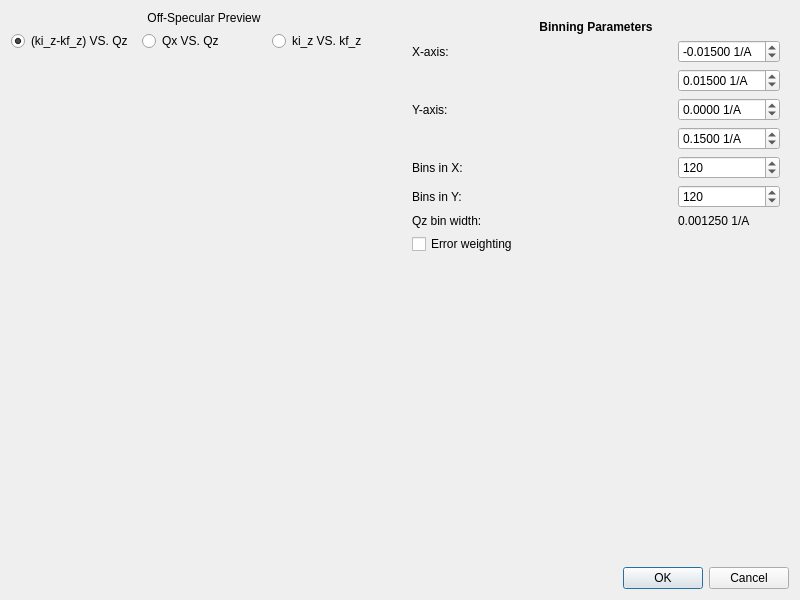
<?xml version="1.0" encoding="UTF-8"?>
<ui version="4.0">
 <class>Dialog</class>
 <widget class="QDialog" name="Dialog">
  <property name="geometry">
   <rect>
    <x>0</x>
    <y>0</y>
    <width>800</width>
    <height>600</height>
   </rect>
  </property>
  <property name="windowTitle">
   <string>QuickNXS - Off-Specular Binned Parameters</string>
  </property>
  <property name="windowIcon">
   <iconset resource="../icons/icons.qrc">
    <normaloff>:/General/logo.png</normaloff>:/General/logo.png</iconset>
  </property>
  <layout class="QVBoxLayout" name="verticalLayout_main">
   <item>
    <layout class="QHBoxLayout" name="horizontalLayout_main">
     <item>
      <layout class="QVBoxLayout" name="verticalLayout_plot">
       <item>
        <widget class="QLabel" name="label_preview">
         <property name="text">
          <string>Off-Specular Preview</string>
         </property>
         <property name="alignment">
          <set>Qt::AlignCenter</set>
         </property>
        </widget>
       </item>
       <item>
        <layout class="QHBoxLayout" name="horizontalLayout_plot_options">
         <item>
          <widget class="QRadioButton" name="kizmkfzVSqz">
           <property name="text">
            <string>(ki_z-kf_z) VS. Qz</string>
           </property>
           <property name="checked">
            <bool>true</bool>
           </property>
          </widget>
         </item>
         <item>
          <widget class="QRadioButton" name="qxVSqz">
           <property name="text">
            <string>Qx VS. Qz</string>
           </property>
          </widget>
         </item>
         <item>
          <widget class="QRadioButton" name="kizVSkfz">
           <property name="text">
            <string>ki_z VS. kf_z</string>
           </property>
          </widget>
         </item>
        </layout>
       </item>
       <item>
        <widget class="MPLWidget" name="plot" native="true">
         <property name="sizePolicy">
          <sizepolicy hsizetype="Expanding" vsizetype="Expanding">
           <horstretch>0</horstretch>
           <verstretch>0</verstretch>
          </sizepolicy>
         </property>
        </widget>
       </item>
      </layout>
     </item>
     <item>
      <widget class="QWidget" name="parameter_widget" native="true">
       <layout class="QGridLayout" name="gridLayout">
        <item row="0" column="0" colspan="2">
         <widget class="QLabel" name="label_title">
          <property name="text">
           <string>Binning Parameters</string>
          </property>
          <property name="alignment">
           <set>Qt::AlignCenter</set>
          </property>
          <property name="styleSheet">
           <string>font-weight: bold;</string>
          </property>
         </widget>
        </item>
        <item row="1" column="0">
         <widget class="QLabel" name="label_x_axis">
          <property name="text">
           <string>X-axis:</string>
          </property>
         </widget>
        </item>
        <item row="1" column="1">
         <widget class="QDoubleSpinBox" name="offspec_x_min">
          <property name="toolTip">
           <string>Minimum X-value of the rebinned output data</string>
          </property>
          <property name="suffix">
           <string> 1/A</string>
          </property>
          <property name="decimals">
           <number>5</number>
          </property>
          <property name="minimum">
           <double>-10.000000000000000</double>
          </property>
          <property name="maximum">
           <double>10.000000000000000</double>
          </property>
          <property name="singleStep">
           <double>0.005000000000000</double>
          </property>
          <property name="value">
           <double>-0.015000000000000</double>
          </property>
         </widget>
        </item>
        <item row="2" column="0">
         <spacer name="horizontalSpacer_1">
          <property name="orientation">
           <enum>Qt::Horizontal</enum>
          </property>
          <property name="sizeHint" stdset="0">
           <size>
            <width>40</width>
            <height>20</height>
           </size>
          </property>
         </spacer>
        </item>
        <item row="2" column="1">
         <widget class="QDoubleSpinBox" name="offspec_x_max">
          <property name="toolTip">
           <string>Maximum X-value of the rebinned output data</string>
          </property>
          <property name="suffix">
           <string> 1/A</string>
          </property>
          <property name="decimals">
           <number>5</number>
          </property>
          <property name="minimum">
           <double>-10.000000000000000</double>
          </property>
          <property name="maximum">
           <double>10.000000000000000</double>
          </property>
          <property name="singleStep">
           <double>0.005000000000000</double>
          </property>
          <property name="value">
           <double>0.015000000000000</double>
          </property>
         </widget>
        </item>
        <item row="3" column="0">
         <widget class="QLabel" name="label_y_axis">
          <property name="text">
           <string>Y-axis:</string>
          </property>
         </widget>
        </item>
        <item row="3" column="1">
         <widget class="QDoubleSpinBox" name="offspec_y_min">
          <property name="toolTip">
           <string>Minimum Y-value of the rebinned output data</string>
          </property>
          <property name="suffix">
           <string> 1/A</string>
          </property>
          <property name="decimals">
           <number>4</number>
          </property>
          <property name="minimum">
           <double>-1.000000000000000</double>
          </property>
          <property name="maximum">
           <double>10.000000000000000</double>
          </property>
          <property name="singleStep">
           <double>0.010000000000000</double>
          </property>
          <property name="value">
           <double>0.000000000000000</double>
          </property>
         </widget>
        </item>
        <item row="4" column="0">
         <spacer name="horizontalSpacer_2">
          <property name="orientation">
           <enum>Qt::Horizontal</enum>
          </property>
          <property name="sizeHint" stdset="0">
           <size>
            <width>40</width>
            <height>20</height>
           </size>
          </property>
         </spacer>
        </item>
        <item row="4" column="1">
         <widget class="QDoubleSpinBox" name="offspec_y_max">
          <property name="toolTip">
           <string>Maximum Y-value of the rebinned output data</string>
          </property>
          <property name="suffix">
           <string> 1/A</string>
          </property>
          <property name="decimals">
           <number>4</number>
          </property>
          <property name="minimum">
           <double>-1.000000000000000</double>
          </property>
          <property name="maximum">
           <double>10.000000000000000</double>
          </property>
          <property name="singleStep">
           <double>0.010000000000000</double>
          </property>
          <property name="value">
           <double>0.150000000000000</double>
          </property>
         </widget>
        </item>
        <item row="5" column="0">
         <widget class="QLabel" name="label_bins_x">
          <property name="text">
           <string>Bins in X:</string>
          </property>
         </widget>
        </item>
        <item row="5" column="1">
         <widget class="QSpinBox" name="offspec_bins_x">
          <property name="toolTip">
           <string>Enter the number of bins in X</string>
          </property>
          <property name="minimum">
           <number>1</number>
          </property>
          <property name="maximum">
           <number>1000</number>
          </property>
          <property name="singleStep">
           <number>10</number>
          </property>
          <property name="value">
           <number>120</number>
          </property>
         </widget>
        </item>
        <item row="6" column="0">
         <widget class="QLabel" name="label_bins_y">
          <property name="text">
           <string>Bins in Y:</string>
          </property>
         </widget>
        </item>
        <item row="6" column="1">
         <widget class="QSpinBox" name="offspec_bins_y">
          <property name="toolTip">
           <string>Enter the number of bins in Y</string>
          </property>
          <property name="minimum">
           <number>1</number>
          </property>
          <property name="maximum">
           <number>1000</number>
          </property>
          <property name="singleStep">
           <number>10</number>
          </property>
          <property name="value">
           <number>120</number>
          </property>
         </widget>
        </item>
        <item row="7" column="0">
         <widget class="QLabel" name="label_bin_width">
          <property name="text">
           <string>Qz bin width:</string>
          </property>
         </widget>
        </item>
        <item row="7" column="1">
         <widget class="QLabel" name="qz_bin_width_label">
          <property name="text">
           <string>0.001250 1/A</string>
          </property>
         </widget>
        </item>
        <item row="8" column="0" colspan="2">
         <widget class="QCheckBox" name="error_weighting_checkbox">
          <property name="toolTip">
           <string>Check to use an error weighted average when binning the data, otherwise a simple average will be used</string>
          </property>
          <property name="text">
           <string>Error weighting</string>
          </property>
          <property name="checkable">
           <bool>true</bool>
          </property>
          <property name="checked">
           <bool>false</bool>
          </property>
         </widget>
        </item>
        <item row="9" column="0" colspan="2">
         <spacer name="verticalSpacer">
          <property name="orientation">
           <enum>Qt::Vertical</enum>
          </property>
          <property name="sizeHint" stdset="0">
           <size>
            <width>20</width>
            <height>40</height>
           </size>
          </property>
         </spacer>
        </item>
       </layout>
      </widget>
     </item>
    </layout>
   </item>
   <item>
    <widget class="QDialogButtonBox" name="buttonBox">
     <property name="orientation">
      <enum>Qt::Horizontal</enum>
     </property>
     <property name="standardButtons">
      <set>QDialogButtonBox::Cancel|QDialogButtonBox::Ok</set>
     </property>
    </widget>
   </item>
  </layout>
 </widget>
 <customwidgets>
  <customwidget>
   <class>MPLWidget</class>
   <extends>QWidget</extends>
   <header>quicknxs.ui.mplwidget</header>
   <container>1</container>
  </customwidget>
 </customwidgets>
 <resources>
  <include location="../icons/icons.qrc"/>
 </resources>
 <connections>
  <connection>
   <sender>buttonBox</sender>
   <signal>accepted()</signal>
   <receiver>Dialog</receiver>
   <slot>accept()</slot>
   <hints>
    <hint type="sourcelabel">
     <x>400</x>
     <y>580</y>
    </hint>
    <hint type="destinationlabel">
     <x>400</x>
     <y>300</y>
    </hint>
   </hints>
  </connection>
  <connection>
   <sender>buttonBox</sender>
   <signal>rejected()</signal>
   <receiver>Dialog</receiver>
   <slot>reject()</slot>
   <hints>
    <hint type="sourcelabel">
     <x>400</x>
     <y>580</y>
    </hint>
    <hint type="destinationlabel">
     <x>400</x>
     <y>300</y>
    </hint>
   </hints>
  </connection>
  <connection>
   <sender>offspec_bins_y</sender>
   <signal>valueChanged(int)</signal>
   <receiver>Dialog</receiver>
   <slot>update_bin_width()</slot>
   <hints>
    <hint type="sourcelabel">
     <x>700</x>
     <y>250</y>
    </hint>
    <hint type="destinationlabel">
     <x>400</x>
     <y>300</y>
    </hint>
   </hints>
  </connection>
  <connection>
   <sender>offspec_y_min</sender>
   <signal>valueChanged(double)</signal>
   <receiver>Dialog</receiver>
   <slot>update_bin_width()</slot>
   <hints>
    <hint type="sourcelabel">
     <x>700</x>
     <y>180</y>
    </hint>
    <hint type="destinationlabel">
     <x>400</x>
     <y>300</y>
    </hint>
   </hints>
  </connection>
  <connection>
   <sender>offspec_y_max</sender>
   <signal>valueChanged(double)</signal>
   <receiver>Dialog</receiver>
   <slot>update_bin_width()</slot>
   <hints>
    <hint type="sourcelabel">
     <x>700</x>
     <y>210</y>
    </hint>
    <hint type="destinationlabel">
     <x>400</x>
     <y>300</y>
    </hint>
   </hints>
  </connection>
  <connection>
   <sender>offspec_x_min</sender>
   <signal>valueChanged(double)</signal>
   <receiver>Dialog</receiver>
   <slot>update_region()</slot>
   <hints>
    <hint type="sourcelabel">
     <x>700</x>
     <y>120</y>
    </hint>
    <hint type="destinationlabel">
     <x>400</x>
     <y>300</y>
    </hint>
   </hints>
  </connection>
  <connection>
   <sender>offspec_x_max</sender>
   <signal>valueChanged(double)</signal>
   <receiver>Dialog</receiver>
   <slot>update_region()</slot>
   <hints>
    <hint type="sourcelabel">
     <x>700</x>
     <y>150</y>
    </hint>
    <hint type="destinationlabel">
     <x>400</x>
     <y>300</y>
    </hint>
   </hints>
  </connection>
  <connection>
   <sender>offspec_y_min</sender>
   <signal>valueChanged(double)</signal>
   <receiver>Dialog</receiver>
   <slot>update_region()</slot>
   <hints>
    <hint type="sourcelabel">
     <x>700</x>
     <y>180</y>
    </hint>
    <hint type="destinationlabel">
     <x>400</x>
     <y>300</y>
    </hint>
   </hints>
  </connection>
  <connection>
   <sender>offspec_y_max</sender>
   <signal>valueChanged(double)</signal>
   <receiver>Dialog</receiver>
   <slot>update_region()</slot>
   <hints>
    <hint type="sourcelabel">
     <x>700</x>
     <y>210</y>
    </hint>
    <hint type="destinationlabel">
     <x>400</x>
     <y>300</y>
    </hint>
   </hints>
  </connection>
  <connection>
   <sender>kizmkfzVSqz</sender>
   <signal>toggled(bool)</signal>
   <receiver>Dialog</receiver>
   <slot>draw_plot()</slot>
   <hints>
    <hint type="sourcelabel">
     <x>150</x>
     <y>60</y>
    </hint>
    <hint type="destinationlabel">
     <x>400</x>
     <y>300</y>
    </hint>
   </hints>
  </connection>
  <connection>
   <sender>qxVSqz</sender>
   <signal>toggled(bool)</signal>
   <receiver>Dialog</receiver>
   <slot>draw_plot()</slot>
   <hints>
    <hint type="sourcelabel">
     <x>250</x>
     <y>60</y>
    </hint>
    <hint type="destinationlabel">
     <x>400</x>
     <y>300</y>
    </hint>
   </hints>
  </connection>
  <connection>
   <sender>kizVSkfz</sender>
   <signal>toggled(bool)</signal>
   <receiver>Dialog</receiver>
   <slot>draw_plot()</slot>
   <hints>
    <hint type="sourcelabel">
     <x>350</x>
     <y>60</y>
    </hint>
    <hint type="destinationlabel">
     <x>400</x>
     <y>300</y>
    </hint>
   </hints>
  </connection>
 </connections>
 <slots>
  <slot>update_bin_width()</slot>
  <slot>update_region()</slot>
  <slot>draw_plot()</slot>
 </slots>
</ui>
